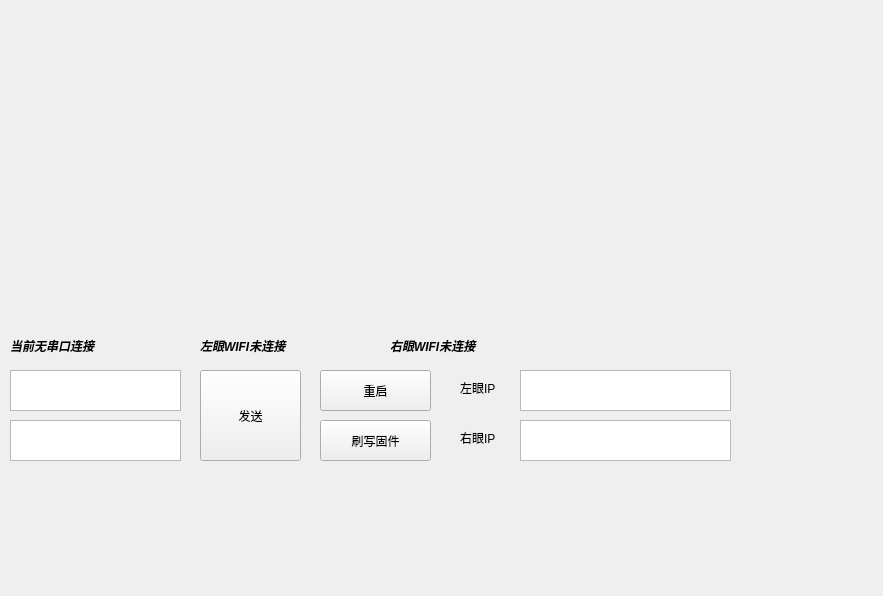
<?xml version="1.0" encoding="UTF-8"?>
<ui version="4.0">
 <class>PaperEyeTrackerWindow</class>
 <widget class="QWidget" name="PaperEyeTrackerWindow">
  <property name="geometry">
   <rect>
    <x>0</x>
    <y>0</y>
    <width>883</width>
    <height>596</height>
   </rect>
  </property>
  <property name="windowTitle">
   <string>PaperEyeTrackerWindow</string>
  </property>
  <widget class="QLabel" name="LeftEyeImage">
   <property name="geometry">
    <rect>
     <x>10</x>
     <y>40</y>
     <width>261</width>
     <height>261</height>
    </rect>
   </property>
   <property name="text">
    <string/>
   </property>
  </widget>
  <widget class="QLabel" name="RightEyeImage">
   <property name="geometry">
    <rect>
     <x>310</x>
     <y>40</y>
     <width>261</width>
     <height>261</height>
    </rect>
   </property>
   <property name="text">
    <string/>
   </property>
  </widget>
  <widget class="QPlainTextEdit" name="SSIDInput">
   <property name="geometry">
    <rect>
     <x>10</x>
     <y>370</y>
     <width>171</width>
     <height>41</height>
    </rect>
   </property>
  </widget>
  <widget class="QPlainTextEdit" name="PassWordInput">
   <property name="geometry">
    <rect>
     <x>10</x>
     <y>420</y>
     <width>171</width>
     <height>41</height>
    </rect>
   </property>
  </widget>
  <widget class="QPushButton" name="SendButton">
   <property name="geometry">
    <rect>
     <x>200</x>
     <y>370</y>
     <width>101</width>
     <height>91</height>
    </rect>
   </property>
   <property name="text">
    <string>发送</string>
   </property>
  </widget>
  <widget class="QPushButton" name="RestartButton">
   <property name="geometry">
    <rect>
     <x>320</x>
     <y>370</y>
     <width>111</width>
     <height>41</height>
    </rect>
   </property>
   <property name="text">
    <string>重启</string>
   </property>
  </widget>
  <widget class="QPushButton" name="FlashButton">
   <property name="geometry">
    <rect>
     <x>320</x>
     <y>420</y>
     <width>111</width>
     <height>41</height>
    </rect>
   </property>
   <property name="text">
    <string>刷写固件</string>
   </property>
  </widget>
  <widget class="QLabel" name="EyeWindowSerialStatus">
   <property name="geometry">
    <rect>
     <x>10</x>
     <y>335</y>
     <width>161</width>
     <height>21</height>
    </rect>
   </property>
   <property name="font">
    <font>
     <italic>true</italic>
     <bold>true</bold>
    </font>
   </property>
   <property name="text">
    <string>当前无串口连接</string>
   </property>
  </widget>
  <widget class="QLabel" name="LeftEyeWifiStatus">
   <property name="geometry">
    <rect>
     <x>200</x>
     <y>330</y>
     <width>161</width>
     <height>31</height>
    </rect>
   </property>
   <property name="font">
    <font>
     <italic>true</italic>
     <bold>true</bold>
    </font>
   </property>
   <property name="text">
    <string>左眼WIFI未连接</string>
   </property>
  </widget>
  <widget class="QLabel" name="RightEyeWifiStatus">
   <property name="geometry">
    <rect>
     <x>390</x>
     <y>330</y>
     <width>161</width>
     <height>31</height>
    </rect>
   </property>
   <property name="font">
    <font>
     <italic>true</italic>
     <bold>true</bold>
    </font>
   </property>
   <property name="text">
    <string>右眼WIFI未连接</string>
   </property>
  </widget>
  <widget class="QLabel" name="label">
   <property name="geometry">
    <rect>
     <x>460</x>
     <y>380</y>
     <width>54</width>
     <height>16</height>
    </rect>
   </property>
   <property name="text">
    <string>左眼IP</string>
   </property>
  </widget>
  <widget class="QLabel" name="label_2">
   <property name="geometry">
    <rect>
     <x>460</x>
     <y>430</y>
     <width>54</width>
     <height>16</height>
    </rect>
   </property>
   <property name="text">
    <string>右眼IP</string>
   </property>
  </widget>
  <widget class="QPlainTextEdit" name="LeftEyeIPAddress">
   <property name="geometry">
    <rect>
     <x>520</x>
     <y>370</y>
     <width>211</width>
     <height>41</height>
    </rect>
   </property>
  </widget>
  <widget class="QPlainTextEdit" name="RightEyeIPAddress">
   <property name="geometry">
    <rect>
     <x>520</x>
     <y>420</y>
     <width>211</width>
     <height>41</height>
    </rect>
   </property>
  </widget>
 </widget>
 <resources/>
 <connections/>
</ui>
